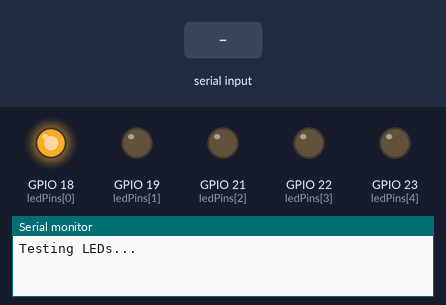
Bench run of a sketch on a simulated ESP32. Parts: output pins drawn as LEDs (lit = HIGH), the last lines printed to the serial monitor. The test bench sets the inputs (shaded band).

Above: at 0.1 s.
At 2.7 s:
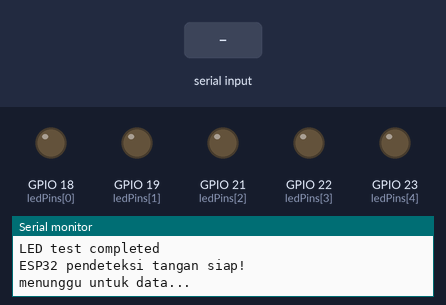
2.8 s: "90,45\n" received over Serial
4.3 s: "5\n" received over Serial
At 5.0 s:
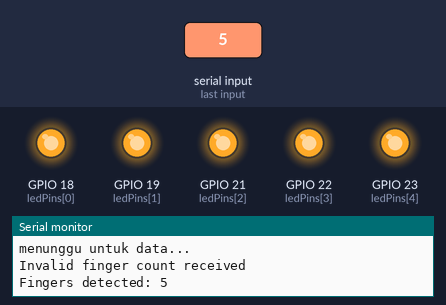
Timing chart, 0 to 7.3 s (numbered marks = the images above; inputs shaded):
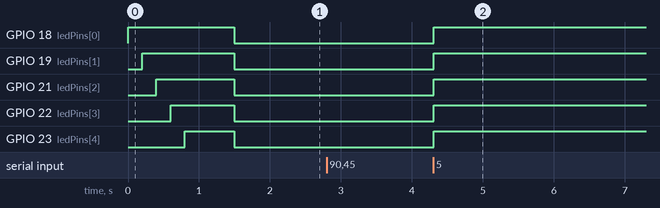

The sketch:

Finger_with_LED_PIN_CODE.ino
```cpp
// Upload Kode ini ke Esp32 atau Mikrokontroller kamu
// ESP32 Hand Detection Control
// Pin definitions untuk LED
const int ledPins[] = {18, 19, 21, 22, 23};
const int numLeds = 5;

void setup() {
  // Inisialisasi serial communication
  Serial.begin(115200);
  //Code by @mc.zminecrafter_18
  // Setup LED pins sebagai output
  for (int i = 0; i < numLeds; i++) {
    pinMode(ledPins[i], OUTPUT);
    digitalWrite(ledPins[i], LOW);
  }

  // Test LED saat startup
  testLeds();

  Serial.println("ESP32 pendeteksi tangan siap!");
  Serial.println("menunggu untuk data...");
}

void loop() {
  // Cek apakah ada data dari serial
  if (Serial.available() > 0) {
    String receivedData = Serial.readStringUntil('\n');
    receivedData.trim();

    // Convert string ke integer
    int fingerCount = receivedData.toInt();
    //Code by @mc.zminecrafter_18
    // Validasi input (0-5)
    if (fingerCount >= 0 && fingerCount <= 5) {
      controlLeds(fingerCount);
      Serial.print("Fingers detected: ");
      Serial.println(fingerCount);
    } else {
      Serial.println("Invalid finger count received");
    }
  }

  delay(50); // Small delay untuk stabilitas
}

void controlLeds(int fingerCount) {
  // Matikan semua LED terlebih dahulu
  for (int i = 0; i < numLeds; i++) {
    digitalWrite(ledPins[i], LOW);
  }

  // Nyalakan LED sesuai jumlah jari yang terdeteksi
  for (int i = 0; i < fingerCount && i < numLeds; i++) {
    digitalWrite(ledPins[i], HIGH);
  }
}

void testLeds() {
  Serial.println("Testing LEDs...");

  // Nyalakan satu per satu
  for (int i = 0; i < numLeds; i++) {
    digitalWrite(ledPins[i], HIGH);
    delay(200);
  }

  delay(500);

  // Matikan semua
  for (int i = 0; i < numLeds; i++) {
    digitalWrite(ledPins[i], LOW);
  }

  Serial.println("LED test completed");
}
```

Measured:
- after the input at 4.3 s, GPIO 18 (ledPins[0]), GPIO 19 (ledPins[1]), GPIO 21 (ledPins[2]), GPIO 22 (ledPins[3]), GPIO 23 (ledPins[4]): LOW → HIGH at once
